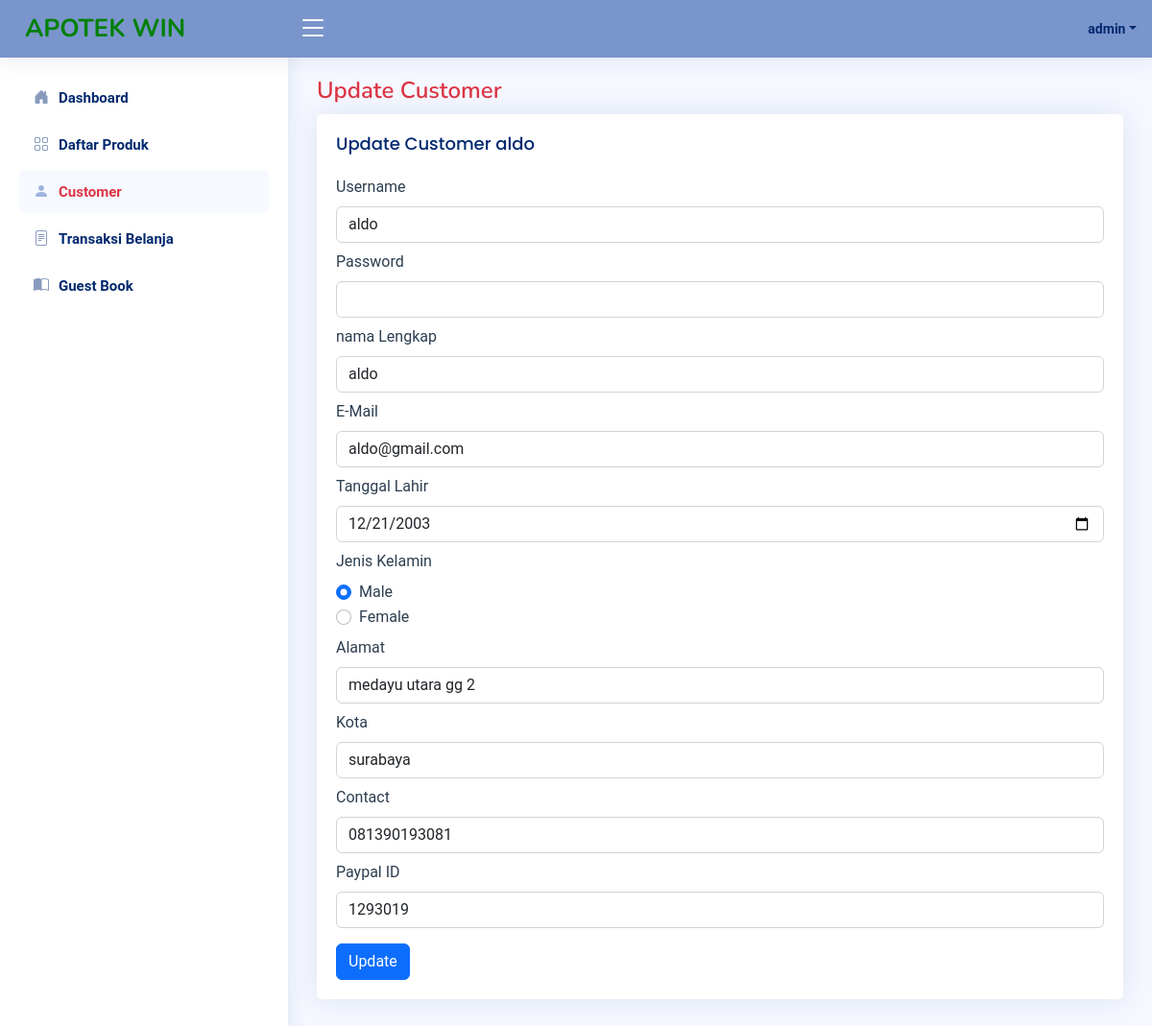
Page /Admin/editCustomer.php?username=aldo (signed in) on the committed database.
### tables this page shows
CREATE TABLE `customer` (
  `username` varchar(255) NOT NULL,
  `password` varchar(255) NOT NULL,
  `namaLengkap` varchar(255) NOT NULL,
  `email` varchar(255) NOT NULL,
  `dob` date NOT NULL,
  `gender` varchar(255) NOT NULL,
  `alamat` varchar(255) NOT NULL,
  `kota` varchar(255) NOT NULL,
  `contact` varchar(15) NOT NULL,
  `paypalID` varchar(20) NOT NULL
);

### connect.php (called while the page is built, shortened)
<?php
$connect = mysqli_connect("localhost", "root", "", "onlineshop");
function query($query){
    global $connect;
    $result = mysqli_query($connect, $query);
    $rows = [];
    while ($row = mysqli_fetch_assoc($result)){
        $rows[] = $row;
    }
    return $rows;
}
?>

### Admin/editCustomer.php (the view, shortened to what this page needs)
<?php
require 'template/headerAdmin.php';
require 'template/sidebarAdmin.php';
$username = $_GET["username"];
$customer = query("SELECT * FROM customer WHERE username = '$username'")[0];
?>
<main id="main" class="main">
    <div class="pagetitle ">
      <h1 class="text-danger">Update Customer</h1>
    </div>
    <section class="section">
        <div class="row">
            <div class="">
                <div class="card">
                    <div class="card-body">
                        <h5 class="card-title">Update Customer <?= $customer["username"]; ?></h5>
                        <form action="" method="post">
                            <div class="col-12 mt-2">
                                <label for="username" class="form-label">Username</label>
                                <input class="form-control" id="username" name="username" required readonly value="<?= $customer["username"]; ?>">
                            </div>
                            <div class="col-12 mt-2">
                                <label for="password" class="form-label">Password</label>
                                <input type="password" class="form-control" id="password" name="password">
                            </div>
                            <div class="col-12 mt-2">
                                <label for="namaLengkap" class="form-label">nama Lengkap</label>
                                <input class="form-control" id="namaLengkap" name="namaLengkap" required value="<?= $customer["namaLengkap"]; ?>">
                            </div>
                            <div class="col-12 mt-2">
                                <label for="email" class="form-label">E-Mail</label>
                                <input type="text" class="form-control" id="email" name="email" required value="<?= $customer["email"]; ?>">
                            </div>
                            <div class="col-12 mt-2">
                                <label for="dob" class="form-label">Tanggal Lahir</label>
                                <input type="date" class="form-control" id="dob" name="dob" required value="<?= $customer["dob"]; ?>">
                            </div>
                            <div class="col-12 mt-2">
                                <label for="gender" class="form-label">Jenis Kelamin</label>
                                <div class="form-check">
                                    <input class="form-check-input" type="radio" id="male" name="gender" value="male" <?php echo ($customer["gender"] == "male") ? 'checked' : ''; ?>>
                                    <label class="form-check-label" for="male">Male</label>
                                </div>
                                <div class="form-check">
                                    <input class="form-check-input" type="radio" id="female" name="gender" value="female" <?php echo ($customer["gender"] == "female") ? 'checked' : ''; ?>>
                                    <label class="form-check-label" for="female">Female</label>
                                </div>
                            </div>
                            <div class="col-12 mt-2">
                                <label for="alamat" class="form-label">Alamat</label>
                                <input type="text" class="form-control" id="alamat" name="alamat" required value="<?= $customer["alamat"]; ?>">
                            </div>
                            <div class="col-12 mt-2">
                                <label for="kota" class="form-label">Kota</label>
                                <input type="text" class="form-control" id="kota" name="kota" required value="<?= $customer["kota"]; ?>">
                            </div>
                            <div class="col-12 mt-2">
                                <label for="contact" class="form-label">Contact</label>
                                <input type="text" class="form-control" id="contact" name="contact" required pattern="[0-9]*" value="<?= $customer["contact"]; ?>">
                            </div>
                            <div class="col-12 mt-2">
                                <label for="paypalID" class="form-label">Paypal ID</label>
                                <input type="text" class="form-control" id="paypalID" name="paypalID" required pattern="[0-9]*" value="<?= $customer["paypalID"]; ?>">
                            </div>
                            <button type="submit" name="submit" class="btn btn-primary mt-3">Update</button>
                        </form>
                    </div>
                </div>
            </div>
        </div>
    </section>
</main>

### assets/css/style.css (style rules this page uses)
:root { scroll-behavior: smooth; --primary-color: #9fb3df; --secondary-color: #c7d4f2; --text-color: #2c3e50; --light-bg: #f5f8ff; --header-bg: #7a95cc; }
body { font-family: "Poppins", sans-serif; background: var(--light-bg); color: var(--text-color); }
h1, h2, h3, h4, h5, h6 { font-family: "Nunito", sans-serif; }
#main { margin-top: 60px; padding: 20px 30px; transition: all 0.3s; }
.pagetitle { margin-bottom: 10px; }
.pagetitle h1 { font-size: 24px; margin-bottom: 0; font-weight: 600; color: #012970; }
.card { margin-bottom: 30px; border: none; border-radius: 5px; box-shadow: 0px 0 30px rgba(1, 41, 112, 0.1); }
.card-title { padding: 20px 0 15px 0; font-size: 18px; font-weight: 500; color: #012970; font-family: "Poppins", sans-serif; }
.card-body { padding: 0 20px 20px 20px; }
@media (min-width: 1200px) { #main, #footer { margin-left: 300px; } }
* { padding: 0; margin: 0; box-sizing: border-box; font-family: "Roboto", sans-serif; }

### rows in the picture
customer: username "aldo", namaLengkap "aldo", email "aldo@gmail.com", dob "12/21/2003", gender "☑ Male", gender "☐ Female", alamat "medayu utara gg 2", kota "surabaya", contact "081390193081", paypalID "1293019"

### other values in the picture
$userLogin "admin"
